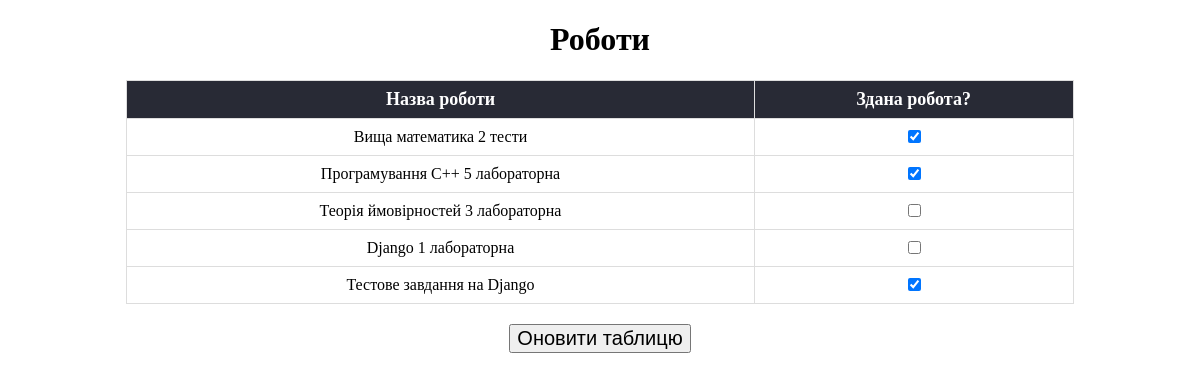
Before: / with the older database file.
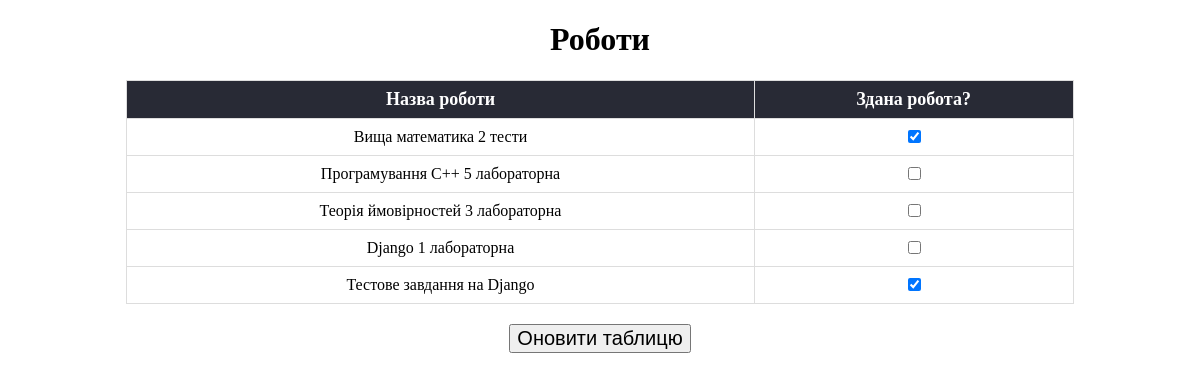
After: the same page with the newer database file.
### schedule_app/models.py (models this page shows, shortened)
class Schedule(models.Model):
    subject_name = models.CharField(max_length=128)
    is_passed = models.BooleanField("Здано", default=False)

### schedule_app/views.py (the view)
# urls.py: path('', schedule, name='schedule'),
def schedule(request):
    subjects = Schedule.objects.all()
    if request.method == "POST":
        id_list = request.POST.getlist('subject')
        subjects.update(is_passed=False)
        for id_ in id_list:
            Schedule.objects.filter(id=int(id_)).update(is_passed=True)
        return redirect('schedule')
    else:
        return render(request=request, template_name='schedule.html', context={'subjects': subjects})

### schedule_app/templates/schedule.html (shortened to what this page needs)
{% extends "index.html" %}
{% block content %}
    <form method="post">
        <table>
            <tr>
                <th>Назва роботи</th>
                <th>Здана робота?</th>
            </tr>
            {% for subject in subjects %}
                <tr>
                    <td>{{ subject.subject_name }}</td>
                    {% if subject.is_passed %}
                        <td><input type="checkbox" value="{{ subject.id }}" name="subject" checked="checked"></td>
                    {% else %}
                        <td><input type="checkbox" value="{{ subject.id }}" name="subject"></td>
                    {% endif %}
                </tr>
            {% endfor %}
        </table>
        <div style="display: flex; justify-content: center; margin-top: 20px">
            <button type="submit" style="text-align: center; font-size: 20px;">Оновити таблицю</button>
        </div>
    </form>
{% endblock content %}

### schedule_app/templates/index.html (shortened to what this page needs)
<!doctype html>
<html lang="en">
<head>
</head>
<body>
    <h1 style="text-align: center">Роботи</h1>
{% block content %}{% endblock content %}
</body>
</html>

### schedule_app/templates/index.html (style rules this page uses)
table { border-collapse: collapse; width: 80%; margin: 0 auto; }
th, td { border: 1px solid #ddd; padding: 8px; text-align: center; }
th { background-color: #282a35; font-size: 18px; color:#fff; font-weight: bold; }
td { font-size: 16px; }

Changed rows visible on the page:
changed Schedule "Програмування С++ 5 лабораторна": is_passed True → False (drawn); subject "☑" → "☐"
